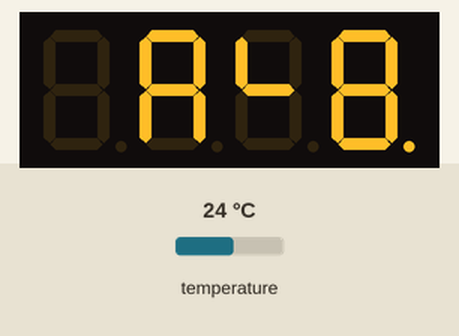
Bench run of a sketch on a simulated Arduino Uno, built with avr-gcc and run on an emulated ATmega328P. Shown: 4-digit seven-segment display. Wiring (inferred from the names in the program): DS18B20 sensor: data pin 10; I2C bus: SDA pin 12; SCL pin 13; HT16K33 LED driver at I2C address 0x70. Inputs (shaded band) come from the test bench; at power-on: temperature 24 °C.

Above: at 1.2 s.
1.3 s: temperature set to 12 °C
At 2.5 s:
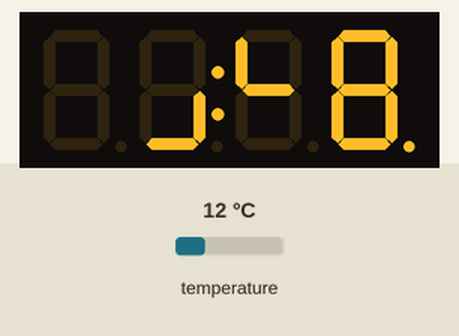
2.8 s: temperature set to 33 °C
At 3.5 s:
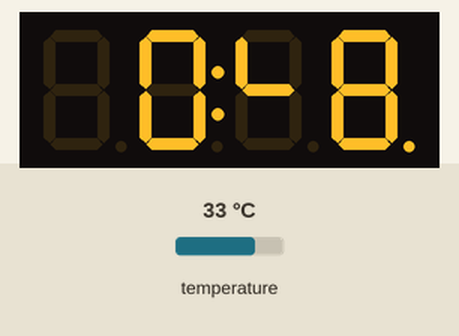
4.3 s: temperature set to 19 °C
At 4.7 s:
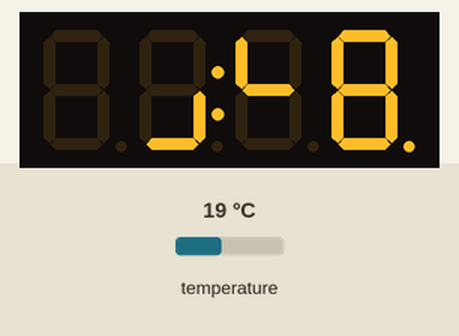
Timing chart, 0 to 7.3 s (numbered marks = the images above; inputs shaded):
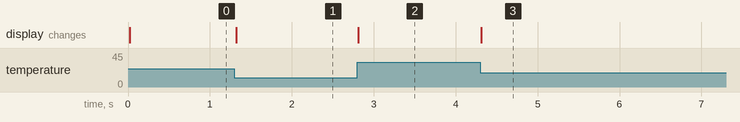

Measured:
- after the input at 1.3 s, the display: changes at once (image 1)
- after the input at 2.8 s, the display: changes at once (image 2)
- after the input at 4.3 s, the display: changes at once (image 3)

The sketch:

ds18b20_crc_ht16k33_16seg.ino
```cpp
//-----------------------------------------------------------------------------------
#include "assets/ds18b20/ds18b20.c"
#include "assets/ht16k33/ht16k33.c"
//-----------------------------------------------------------------------------------
float tempr = 0;
uint8_t str[12], sensorData[9];
//-----------------------------------------------------------------------------------
void setup()
{
  ht16k33_init(15);  // Initialize HT16K33 with brightness level 15
  ds18b20_init(34, 20, RES_10_BIT);  //Thermostat: High, Low, and Resolution
}
//-----------------------------------------------------------------------------------
void loop()
{
  uint8_t ok = ds18b20_getData(sensorData);

  if(ok == 1 && ds18b20_isDataValid(sensorData, 8) == 1)
  {
    tempr = ds18b20_getTempr(sensorData);
    dtostrf(tempr, 6, 2, str);           // 6 chars min total width, 2 after decimal point

    strcat(str, "°C");
    ht16k33_displayText(str);
  }
  else
      {
        ht16k33_displayText("Error  ");
      }
}
//-----------------------------------------------------------------------------------
```

I2C.h
```cpp
#ifndef I2C_H
#define I2C_H
//------------------------------------------------------------------------------
#define ACK  0
#define NACK 1
//------------------------------------------------------------------------------
uint8_t SCLK = 13;
uint8_t SDAT = 12;
//------------------------------------------------------------------------------
void I2C_init()
{
  // Note I2C SDA is open drain, this means we need to use INPUT for an SDA high logic. I.e. we can't just write digitalWrite(pin, HIGH) for the SDA.
  pinMode(SCLK, OUTPUT);

  pinMode(SDAT, INPUT);       // SDAT = 1
  digitalWrite(SCLK, HIGH);   // SCLK = 1
}
//------------------------------------------------------------------------------
void I2C_start()
{
  pinMode(SDAT, OUTPUT);     // SDAT = 0
  digitalWrite(SCLK, LOW);   // SCLK = 0
}
//------------------------------------------------------------------------------
void I2C_restart()
{
  pinMode(SDAT, INPUT);       // SDAT = 1
  digitalWrite(SCLK, HIGH);   // SCLK = 1
  pinMode(SDAT, OUTPUT);      // SDAT = 0
  digitalWrite(SCLK, LOW);    // SCLK = 0
}
//------------------------------------------------------------------------------
void I2C_stop()
{
  digitalWrite(SCLK, LOW);    // SCLK = 0
  pinMode(SDAT, OUTPUT);      // SDAT = 0
  digitalWrite(SCLK, HIGH);   // SCLK = 1
  pinMode(SDAT, INPUT);       // SDAT = 1
}
//------------------------------------------------------------------------------
void I2C_ack(uint8_t ackn)
{
  pinMode(SDAT, (ackn == 1) ? INPUT : OUTPUT);   // SDAT = ackn;
  digitalWrite(SCLK, HIGH);                      // SCLK = 1
  digitalWrite(SCLK, LOW);                       // SCLK = 0
  pinMode(SDAT, INPUT);                          // SDAT = 1
}
//------------------------------------------------------------------------------
uint8_t I2C_write(uint8_t data)
{
  for(uint8_t tx = 0; tx < 8; tx++)
  {
    pinMode(SDAT, ((data << tx) & 0x80) ? INPUT : OUTPUT) ; //MSB first SDAT 1 or 0
    digitalWrite(SCLK, HIGH);   // SCLK = 1
    digitalWrite(SCLK, LOW);    // SCLK = 0 //Toggle SCK pin So that slave can latch data bit
  }

  I2C_ack(ACK);

  return SDAT;
}
//------------------------------------------------------------------------------
uint8_t I2C_read(uint8_t ackState)
{
	uint8_t data = 0;

	for(uint8_t rx = 0; rx < 8; rx++)
	{
		digitalWrite(SCLK, HIGH);   // SCLK = 1

    data += digitalRead(SDAT) << (7-rx);  //MSB first

		digitalWrite(SCLK, LOW);    // SCLK = 0
	}

	I2C_ack(ackState);

	return data;
}
//------------------------------------------------------------------------------
#endif
```

ds18b20.h
```cpp
#ifndef DS18B20_H
#define	DS18B20_H
//------------------------------------------------------------------------------
#define FRAC_FLAG           0x000F
#define SKIP_ROM            0xCC
#define START_CONVERSION    0x44
#define WRITE_SCRATCHPAD    0x4E
#define READ_SCRATCHPAD     0xBE
//------------------------------------------------------------------------------
#define RES_09_BIT          0x1F
#define RES_10_BIT          0x3F
#define RES_11_BIT          0x5F
#define RES_12_BIT          0x7F
//------------------------------------------------------------------------------
void ds18b20_init(uint8_t highTemp, uint8_t lowTemp, uint8_t res);
uint8_t ds18b20_start(void);
void ds18b20_write(uint8_t data);
uint8_t ds18b20_read(void);
uint8_t ds18b20_command(uint8_t data);
uint8_t ds18b20_getData(uint8_t data[]);
float ds18b20_getTempr(uint8_t data[]);
int8_t ds18b20_getTH(uint8_t data[]);
int8_t ds18b20_getTL(uint8_t data[]);
uint8_t ds18b20_getConfig(uint8_t data[]);
uint8_t ds18b20_isDataValid(uint8_t data[], uint8_t size);
uint8_t ds18b20_calcCRC(uint8_t data[], uint8_t size);
float toFloat(int16_t tempr, uint8_t resInd);
//------------------------------------------------------------------------------
uint8_t DQ_PIN = 10;
float resValues[4] = { 0.5, 0.25, 0.125, 0.0625 }; // 2^(-1), 2^(-2), 2^(-3), 2^(-4)
//------------------------------------------------------------------------------
#endif	/* DS18B20_H */
```

charset.h
```cpp
#ifndef CHARSET_H
#define CHARSET_H
//------------------------------------------------------------------------------
static const uint16_t chars[] =
{
    0x0000, // (space)
	0x000C, // !
	0x0204, // "
	0xAA3C, // #
	0xAABB, // $
	0xEE99, // %
	0x9371, // &
	0x0200, // '
	0x1400, // (
	0x4100, // )
	0xFF00, // *
	0xAA00, // +
	0x4000, // ,
	0x8800, // -
	0xA060, // .
	0x4400, // /
	0x44FF, // 0
	0x040C, // 1
	0x8877, // 2
	0x083F, // 3
	0x888C, // 4
	0x90B3, // 5
	0x88FB, // 6
	0x000F, // 7
	0x88FF, // 8
	0x88BF, // 9
	0x2200, // :
	0x4200, // ;
	0x9400, // <
	0x8830, // =
	0x4900, // >
	0x2807, // ?
	0x0AF7, // @
	0x88CF, // A
	0x2A3F, // B
	0x00F3, // C
	0x223F, // D
	0x80F3, // E
	0x80C3, // F
	0x08FB, // G
	0x88CC, // H
	0x2233, // I
	0x007C, // J
	0x94C0, // K
	0x00F0, // L
	0x05CC, // M
	0x11CC, // N
	0x00FF, // O
	0x88C7, // P
	0x10FF, // Q
	0x98C7, // R
	0x88BB, // S
	0x2203, // T
	0x00FC, // U
	0x44C0, // V
	0x50CC, // W
	0x5500, // X
	0x88BC, // Y
	0x4433, // Z
	0x2212, // [
	0x1100, // \
	0x2221, // ]
	0x5000, // ^
	0x0030, // _
	0x0100, // `
	0xA070, // a
	0xA0E0, // b
	0x8060, // c
	0x281C, // d
	0xC060, // e
	0xAA02, // f
	0xA2A1, // g
	0xA0C0, // h
	0x2000, // i
	0x2260, // j
	0x3600, // k
	0x00C0, // l
	0xA848, // m
	0xA040, // n
	0xA060, // o
	0x82C1, // p
	0xA281, // q
	0x8040, // r
	0xA0A1, // s
	0x80E0, // t
	0x2060, // u
	0x4040, // v
	0x5048, // w
	0x5500, // x
	0x0A1C, // y
	0xC020, // z
	0xA212, // {
	0x2200, // |
	0x2A21, // }
	0xCC00, // ~
	0x0000, // (del)
};
//------------------------------------------------------------------------------
static const uint16_t custom_chars[1] =
{
	0x8887, // ° Degree symbol. NON STANDARD ASCII CHAR!!
};
//------------------------------------------------------------------------------
#endif
```

ht16k33.h
```cpp
#ifndef HT16K33_H
#define	HT16K33_H
//------------------------------------------------------------------------------
#include "../I2C/I2C.h"
#include "charset.h"
//------------------------------------------------------------------------------
#define HT16K33_ADDRESS  0xE0      //Address bits can be altered on device if wished
#define OSCILLATOR_ON    0x21      //HT16K33 internal oscillator
#define DIGITAL_DIM      0xE0
#define DISPLAY_SETUP    0x81
#define DISPLAY_MEMORY   0x00      //Start address. auto increments on every write. valid from 0x00 - 0xFF then auto wraps after last valid address
#define DECIMAL_POINT    0x4000
//------------------------------------------------------------------------------
void ht16k33_init(uint8_t brightness);
void ht16k33_on(void);
void ht16k33_blink(uint8_t _data);
void ht16k33_setBrightness(uint8_t _data);
void ht16k33_displayNum(signed long int number);
void ht16k33_displayText(uint8_t text[]);
void ht16k33_write(uint8_t text[]);
void writeChar(uint8_t chr);
uint16_t getDigit(uint8_t chr);
//------------------------------------------------------------------------------
#endif	/* HT16K33_PROTOTYPES_H */
```
